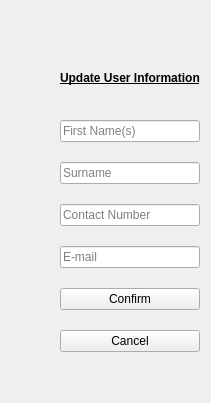
                           <widget class="QWidget" name="widget_editProfile" native="true">
                            <layout class="QVBoxLayout" name="verticalLayout_91">
                             <property name="spacing">
                              <number>20</number>
                             </property>
                             <property name="leftMargin">
                              <number>60</number>
                             </property>
                             <item>
                              <layout class="QVBoxLayout" name="verticalLayout_82">
                               <property name="bottomMargin">
                                <number>15</number>
                               </property>
                               <item alignment="Qt::AlignmentFlag::AlignHCenter">
                                <widget class="QLabel" name="label_profileIcon_3">
                                 <property name="minimumSize">
                                  <size>
                                   <width>40</width>
                                   <height>40</height>
                                  </size>
                                 </property>
                                 <property name="maximumSize">
                                  <size>
                                   <width>40</width>
                                   <height>40</height>
                                  </size>
                                 </property>
                                 <property name="font">
                                  <font>
                                   <bold>true</bold>
                                  </font>
                                 </property>
                                 <property name="text">
                                  <string />
                                 </property>
                                 <property name="pixmap">
                                  <pixmap resource="../resources.qrc">:/icons/icons/utils/user.png</pixmap>
                                 </property>
                                 <property name="scaledContents">
                                  <bool>true</bool>
                                 </property>
                                </widget>
                               </item>
                               <item alignment="Qt::AlignmentFlag::AlignHCenter">
                                <widget class="QLabel" name="label_borrowedBooksTitle_2">
                                 <property name="maximumSize">
                                  <size>
                                   <width>16777215</width>
                                   <height>40</height>
                                  </size>
                                 </property>
                                 <property name="font">
                                  <font>
                                   <bold>true</bold>
                                   <underline>true</underline>
                                  </font>
                                 </property>
                                 <property name="text">
                                  <string>Update User Information</string>
                                 </property>
                                </widget>
                               </item>
                              </layout>
                             </item>
                             <item>
                              <widget class="QLineEdit" name="lineEdit_editProfile_name">
                               <property name="placeholderText">
                                <string>First Name(s)</string>
                               </property>
                              </widget>
                             </item>
                             <item>
                              <widget class="QLineEdit" name="lineEdit_editProfile_surname">
                               <property name="placeholderText">
                                <string>Surname</string>
                               </property>
                              </widget>
                             </item>
                             <item>
                              <widget class="QLineEdit" name="lineEdit_editProfile_contact">
                               <property name="placeholderText">
                                <string>Contact Number</string>
                               </property>
                              </widget>
                             </item>
                             <item>
                              <widget class="QLineEdit" name="lineEdit_editProfile_email">
                               <property name="placeholderText">
                                <string>E-mail</string>
                               </property>
                              </widget>
                             </item>
                             <item>
                              <widget class="QPushButton" name="pushButton_confirmEditProfile">
                               <property name="text">
                                <string>Confirm</string>
                               </property>
                              </widget>
                             </item>
                             <item>
                              <widget class="QPushButton" name="pushButton_cancelEditProfile">
                               <property name="text">
                                <string>Cancel</string>
                               </property>
                              </widget>
                             </item>
                             <item>
                              <spacer name="verticalSpacer">
                               <property name="orientation">
                                <enum>Qt::Orientation::Vertical</enum>
                               </property>
                               <property name="sizeHint" stdset="0">
                                <size>
                                 <width>20</width>
                                 <height>40</height>
                                </size>
                               </property>
                              </spacer>
                             </item>
                            </layout>
                           </widget>
